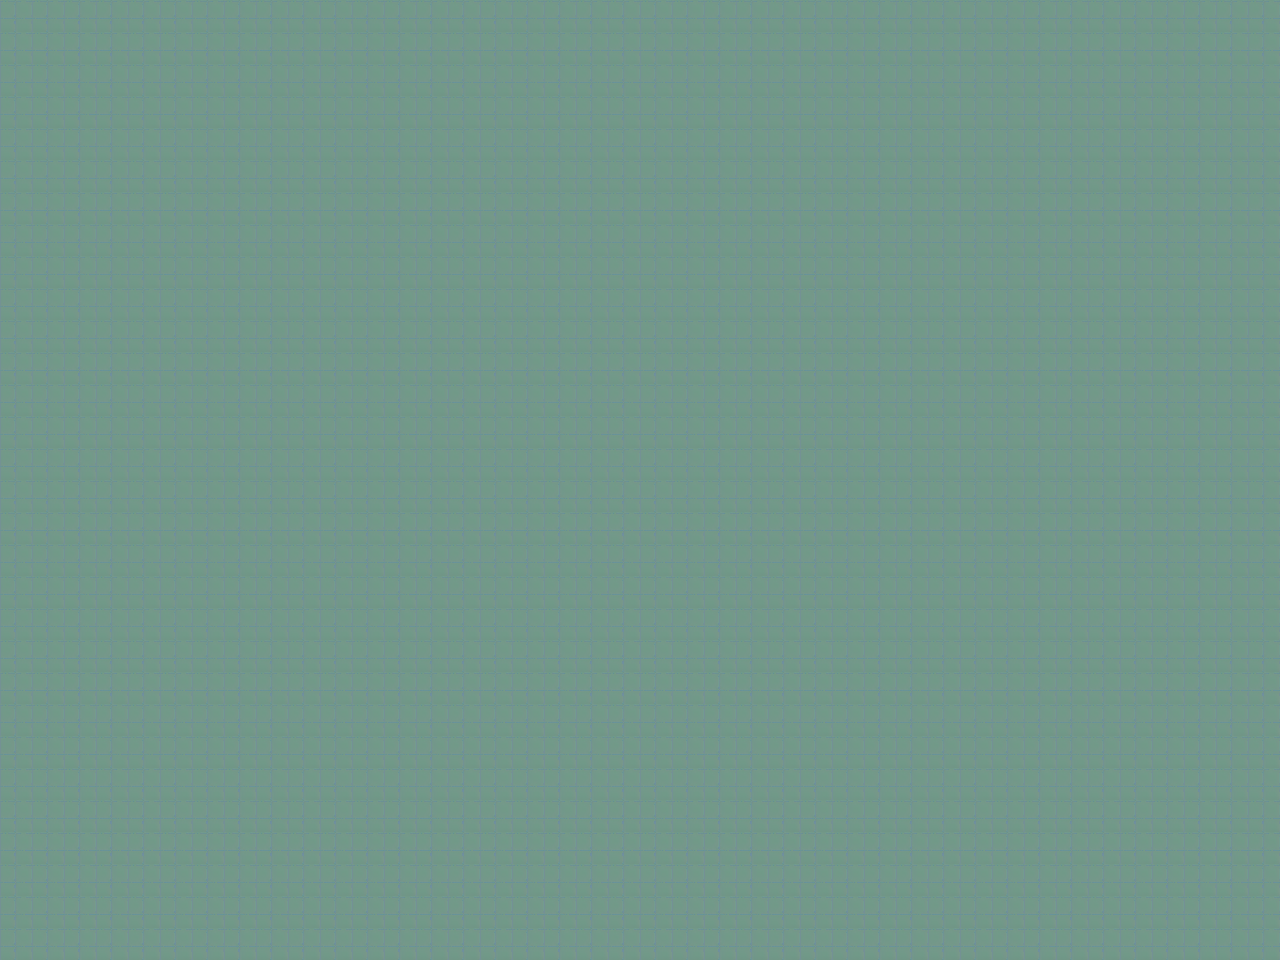

A level layout from a 2D game, rendered from its tile map. Below: a short description, then the map file with its tile-grid data intact:
An orthogonal 40x30 tile map with 32x32 px tiles, 1 tile layer (ground).

<map version="1.10" tiledversion="1.11.2" orientation="orthogonal" renderorder="right-down" width="40" height="30" tilewidth="32" tileheight="32" infinite="0" nextlayerid="3" nextobjectid="1">
 <tileset firstgid="1" name="bathroom2" tilewidth="32" tileheight="32" tilecount="18" columns="6">
  <image source="bathroom2.png" width="192" height="96" />
 </tileset>
 <layer id="2" name="ground" width="40" height="30">
  <data encoding="csv">
1,1,1,1,1,1,1,1,1,1,1,1,1,1,1,1,1,1,1,1,1,1,1,1,1,1,1,1,1,1,1,1,1,1,1,1,1,1,1,1,
1,1,1,1,1,1,1,1,1,1,1,1,1,1,1,1,1,1,1,1,1,1,1,1,1,1,1,1,1,1,1,1,1,1,1,1,1,1,1,1,
1,1,1,1,1,1,1,1,1,1,1,1,1,1,1,1,1,1,1,1,1,1,1,1,1,1,1,1,1,1,1,1,1,1,1,1,1,1,1,1,
1,1,1,1,1,1,1,1,1,1,1,1,1,1,1,1,1,1,1,1,1,1,1,1,1,1,1,1,1,1,1,1,1,1,1,1,1,1,1,1,
1,1,1,1,1,1,1,1,1,1,1,1,1,1,1,1,1,1,1,1,1,1,1,1,1,1,1,1,1,1,1,1,1,1,1,1,1,1,1,1,
1,1,1,1,1,1,1,1,1,1,1,1,1,1,1,1,1,1,1,1,1,1,1,1,1,1,1,1,1,1,1,1,1,1,1,1,1,1,1,1,
1,1,1,1,1,1,1,1,1,1,1,1,1,1,1,1,1,1,1,1,1,1,1,1,1,1,1,1,1,1,1,1,1,1,1,1,1,1,1,1,
1,1,1,1,1,1,1,1,1,1,1,1,1,1,1,1,1,1,1,1,1,1,1,1,1,1,1,1,1,1,1,1,1,1,1,1,1,1,1,1,
1,1,1,1,1,1,1,1,1,1,1,1,1,1,1,1,1,1,1,1,1,1,1,1,1,1,1,1,1,1,1,1,1,1,1,1,1,1,1,1,
1,1,1,1,1,1,1,1,1,1,1,1,1,1,1,1,1,1,1,1,1,1,1,1,1,1,1,1,1,1,1,1,1,1,1,1,1,1,1,1,
1,1,1,1,1,1,1,1,1,1,1,1,1,1,1,1,1,1,1,1,1,1,1,1,1,1,1,1,1,1,1,1,1,1,1,1,1,1,1,1,
1,1,1,1,1,1,1,1,1,1,1,1,1,1,1,1,1,1,1,1,1,1,1,1,1,1,1,1,1,1,1,1,1,1,1,1,1,1,1,1,
1,1,1,1,1,1,1,1,1,1,1,1,1,1,1,1,1,1,1,1,1,1,1,1,1,1,1,1,1,1,1,1,1,1,1,1,1,1,1,1,
1,1,1,1,1,1,1,1,1,1,1,1,1,1,1,1,1,1,1,1,1,1,1,1,1,1,1,1,1,1,1,1,1,1,1,1,1,1,1,1,
1,1,1,1,1,1,1,1,1,1,1,1,1,1,1,1,1,1,1,1,1,1,1,1,1,1,1,1,1,1,1,1,1,1,1,1,1,1,1,1,
1,1,1,1,1,1,1,1,1,1,1,1,1,1,1,1,1,1,1,1,1,1,1,1,1,1,1,1,1,1,1,1,1,1,1,1,1,1,1,1,
1,1,1,1,1,1,1,1,1,1,1,1,1,1,1,1,1,1,1,1,1,1,1,1,1,1,1,1,1,1,1,1,1,1,1,1,1,1,1,1,
1,1,1,1,1,1,1,1,1,1,1,1,1,1,1,1,1,1,1,1,1,1,1,1,1,1,1,1,1,1,1,1,1,1,1,1,1,1,1,1,
1,1,1,1,1,1,1,1,1,1,1,1,1,1,1,1,1,1,1,1,1,1,1,1,1,1,1,1,1,1,1,1,1,1,1,1,1,1,1,1,
1,1,1,1,1,1,1,1,1,1,1,1,1,1,1,1,1,1,1,1,1,1,1,1,1,1,1,1,1,1,1,1,1,1,1,1,1,1,1,1,
1,1,1,1,1,1,1,1,1,1,1,1,1,1,1,1,1,1,1,1,1,1,1,1,1,1,1,1,1,1,1,1,1,1,1,1,1,1,1,1,
1,1,1,1,1,1,1,1,1,1,1,1,1,1,1,1,1,1,1,1,1,1,1,1,1,1,1,1,1,1,1,1,1,1,1,1,1,1,1,1,
1,1,1,1,1,1,1,1,1,1,1,1,1,1,1,1,1,1,1,1,1,1,1,1,1,1,1,1,1,1,1,1,1,1,1,1,1,1,1,1,
1,1,1,1,1,1,1,1,1,1,1,1,1,1,1,1,1,1,1,1,1,1,1,1,1,1,1,1,1,1,1,1,1,1,1,1,1,1,1,1,
1,1,1,1,1,1,1,1,1,1,1,1,1,1,1,1,1,1,1,1,1,1,1,1,1,1,1,1,1,1,1,1,1,1,1,1,1,1,1,1,
1,1,1,1,1,1,1,1,1,1,1,1,1,1,1,1,1,1,1,1,1,1,1,1,1,1,1,1,1,1,1,1,1,1,1,1,1,1,1,1,
1,1,1,1,1,1,1,1,1,1,1,1,1,1,1,1,1,1,1,1,1,1,1,1,1,1,1,1,1,1,1,1,1,1,1,1,1,1,1,1,
1,1,1,1,1,1,1,1,1,1,1,1,1,1,1,1,1,1,1,1,1,1,1,1,1,1,1,1,1,1,1,1,1,1,1,1,1,1,1,1,
1,1,1,1,1,1,1,1,1,1,1,1,1,1,1,1,1,1,1,1,1,1,1,1,1,1,1,1,1,1,1,1,1,1,1,1,1,1,1,1,
1,1,1,1,1,1,1,1,1,1,1,1,1,1,1,1,1,1,1,1,1,1,1,1,1,1,1,1,1,1,1,1,1,1,1,1,1,1,1,1
</data>
 </layer>
</map>
